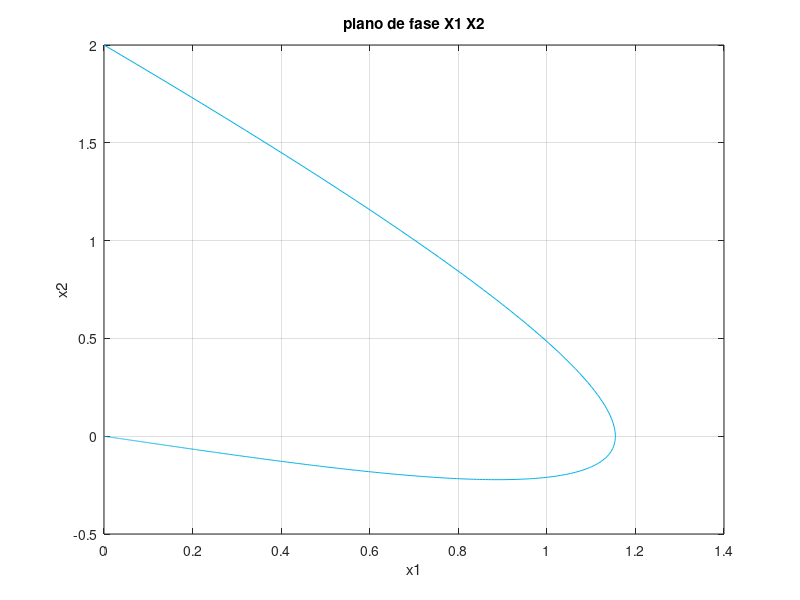

Reproduce this figure in MATLAB.
clear all;clc;close all
%ejemplo plano de fase Dazzo 14.7 StateSpace trajectories
t=[0:0.01:10];
x1=3*exp(-t)- 3*exp(-3*t);
x2=-exp(-t)+ 3*exp(-3*t);
figure

plot(x1,x2,'Color',[0,0.7,0.9])
grid on
title('plano de fase X1 X2')
xlabel('x1')
ylabel('x2')